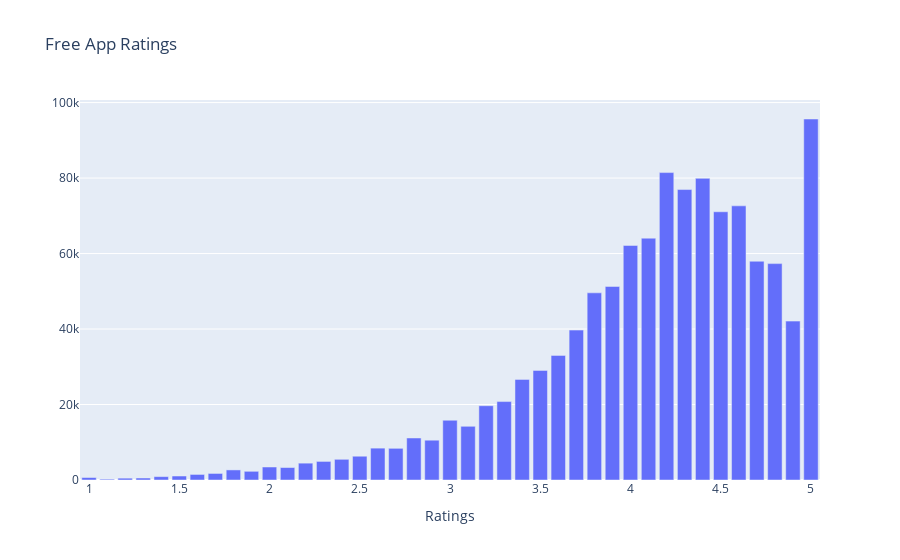

This figure's notebook cell:
### Code cell
import plotly.graph_objects as go
from plotly.offline import iplot

col = 'Rating'

# Filter the DataFrame to include only free apps
free_apps_df = df[df['Free'] == True]

# Count the values and calculate percentages for free apps
v1 = free_apps_df[col].value_counts().reset_index()
v1 = v1.rename(columns={col: 'count', 'index': col})
v1['percent'] = v1['count'].apply(lambda x: 100 * x / sum(v1['count']))

# Create a bar plot using plotly for free apps
trace1 = go.Bar(x=v1[col], y=v1["count"], name="Rating", marker=dict())
layout = {'title': "Free App Ratings", 'xaxis': {'title': "Ratings"}}
fig = go.Figure(data=[trace1], layout=layout)
iplot(fig)

### Figure 1 — Plotly figure (JSON) as saved in the notebook; plotly's stock layout.template omitted (floating-point values rounded to 4 significant figures)
{"data": [{"name": "Rating", "type": "bar", "x": [5, 4.2, 4.4, 4.3, 4.6, 4.5, 4.1, 4, 4.7, 4.8, 3.9, 3.8, 4.9, 3.7, 3.6, 3.5, 3.4, 3.3, 3.2, 3, 3.1, 2.8, 2.9, 2.6, 2.7, 2.5, 2.4, 2.3, 2.2, 2, 2.1, 1.8, 1.9, 1.7, 1.6, 1.5, 1.4, 1, 1.3, 1.2, 1.1], "y": [95646, 81448, 79924, 76951, 72634, 71064, 64075, 62143, 57957, 57332, 51281, 49587, 42098, 39720, 33017, 29044, 26657, 20780, 19681, 15833, 14231, 11130, 10546, 8440, 8394, 6301, 5483, 4924, 4465, 3444, 3305, 2670, 2302, 1736, 1474, 1054, 896, 663, 525, 488, 220]}], "layout": {"title": {"text": "Free App Ratings"}, "xaxis": {"title": {"text": "Ratings"}}}}
